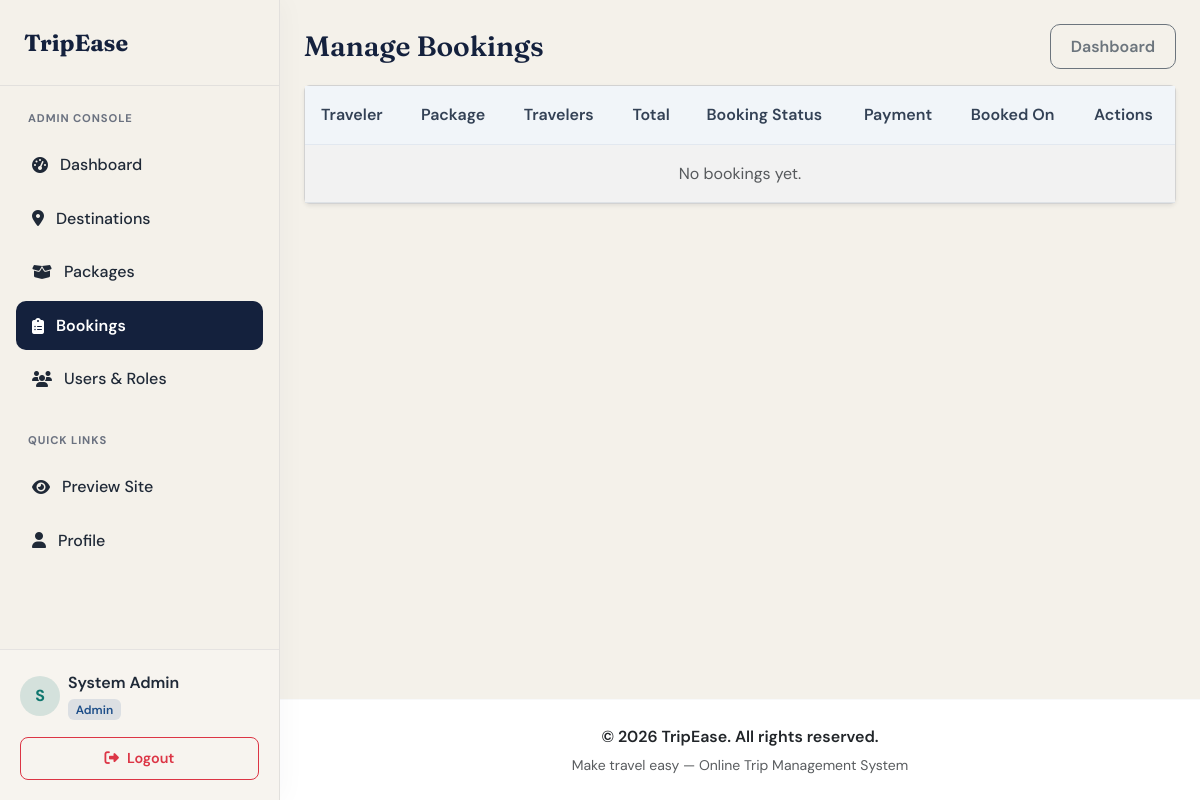
/admin/bookings/list.php (signed in), run on an earlier commit of the app's database.
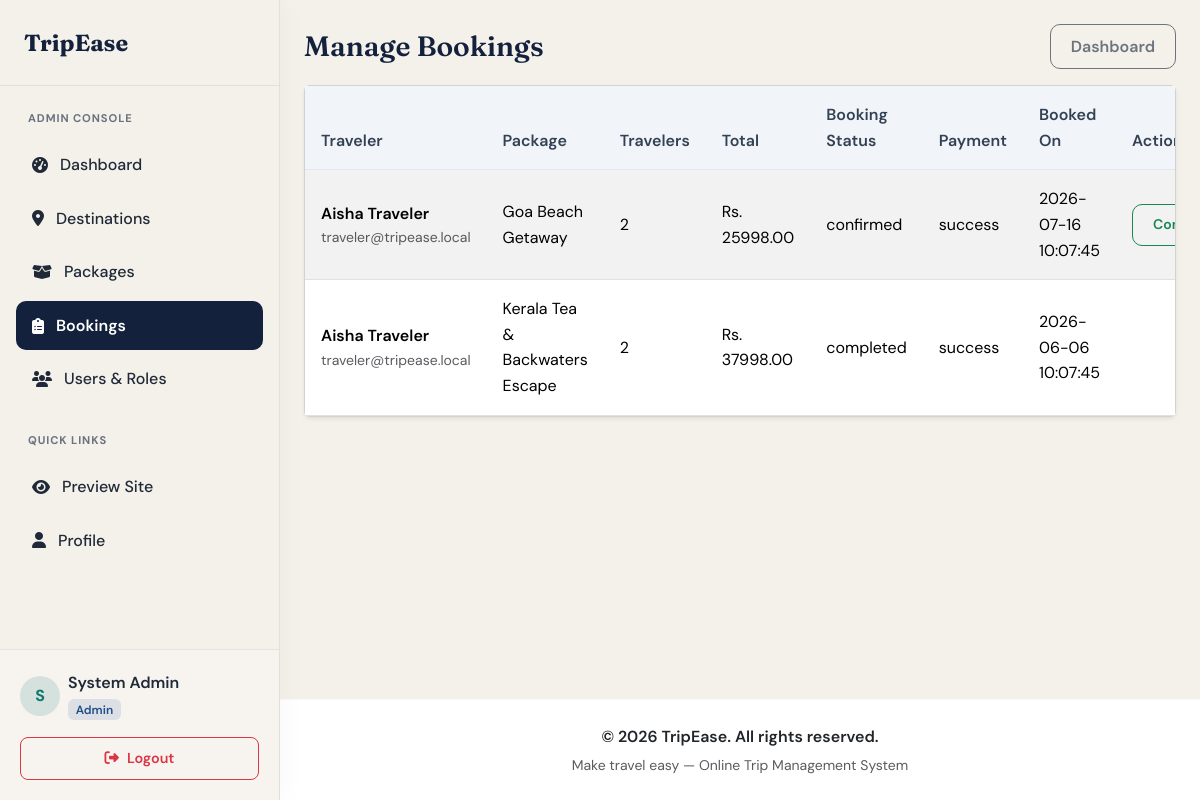
And on a later commit of the database.
### tables this page shows
CREATE TABLE IF NOT EXISTS bookings (
    booking_id INT AUTO_INCREMENT PRIMARY KEY,
    user_id INT NOT NULL,
    package_id INT NOT NULL,
    num_travelers INT NOT NULL DEFAULT 1,
    total_price DECIMAL(10,2) NOT NULL DEFAULT 0.00,
    status ENUM('pending', 'confirmed', 'completed', 'cancelled') NOT NULL DEFAULT 'pending',
    booking_date TIMESTAMP NOT NULL DEFAULT CURRENT_TIMESTAMP,
    updated_at TIMESTAMP NOT NULL DEFAULT CURRENT_TIMESTAMP ON UPDATE CURRENT_TIMESTAMP,
    CONSTRAINT fk_bookings_user FOREIGN KEY (user_id) REFERENCES users(user_id) ON DELETE RESTRICT,
    CONSTRAINT fk_bookings_package FOREIGN KEY (package_id) REFERENCES packages(package_id) ON DELETE RESTRICT
);

CREATE TABLE IF NOT EXISTS users (
    user_id INT AUTO_INCREMENT PRIMARY KEY,
    name VARCHAR(100) NOT NULL,
    email VARCHAR(150) NOT NULL UNIQUE,
    password_hash VARCHAR(255) NOT NULL,
    phone VARCHAR(20) NULL,
    role ENUM('traveler', 'admin', 'agent') NOT NULL DEFAULT 'traveler',
    status ENUM('active', 'inactive') NOT NULL DEFAULT 'active',
    profile_image VARCHAR(255) NULL,
    created_at TIMESTAMP NOT NULL DEFAULT CURRENT_TIMESTAMP,
    updated_at TIMESTAMP NOT NULL DEFAULT CURRENT_TIMESTAMP ON UPDATE CURRENT_TIMESTAMP
);

CREATE TABLE IF NOT EXISTS packages (
    package_id INT AUTO_INCREMENT PRIMARY KEY,
    title VARCHAR(180) NOT NULL,
    description TEXT NOT NULL,
    price DECIMAL(10,2) NOT NULL DEFAULT 0.00,
    duration_days INT NOT NULL,
    max_participants INT NOT NULL DEFAULT 1,
    available_slots INT NOT NULL DEFAULT 1,
    image VARCHAR(255) NULL,
    inclusions TEXT NULL,
    exclusions TEXT NULL,
    start_date DATE NULL,
    end_date DATE NULL,
    created_by INT NOT NULL,
    status ENUM('active', 'inactive') NOT NULL DEFAULT 'active',
    created_at TIMESTAMP NOT NULL DEFAULT CURRENT_TIMESTAMP,
    updated_at TIMESTAMP NOT NULL DEFAULT CURRENT_TIMESTAMP ON UPDATE CURRENT_TIMESTAMP,
    CONSTRAINT fk_packages_created_by FOREIGN KEY (created_by) REFERENCES users(user_id) ON DELETE RESTRICT
);

CREATE TABLE IF NOT EXISTS payments (
    payment_id INT AUTO_INCREMENT PRIMARY KEY,
    booking_id INT NOT NULL UNIQUE,
    amount DECIMAL(10,2) NOT NULL,
    payment_method VARCHAR(50) NOT NULL,
    status ENUM('success', 'failed', 'pending') NOT NULL DEFAULT 'pending',
    transaction_ref VARCHAR(120) NULL,
    payment_date TIMESTAMP NOT NULL DEFAULT CURRENT_TIMESTAMP,
    CONSTRAINT fk_payments_booking FOREIGN KEY (booking_id) REFERENCES bookings(booking_id) ON DELETE RESTRICT
);

### includes/app.php (called while the page is built, shortened)
<?php
function appUrl(string $path = ""): string
{
    $base = rtrim(APP_BASE_PATH, "/");
    return $base . "/" . ltrim($path, "/");
}

### includes/auth.php (called while the page is built, shortened)
<?php
require_once __DIR__ . "/app.php";
function isLoggedIn(): bool
{
    return isset($_SESSION["user_id"]);
}
function currentUserRole(): string
{
    return $_SESSION["user_role"] ?? "traveler";
}
function isAdmin(): bool
{
    return currentUserRole() === "admin";
}
function dashboardPath(): string
{
    if (isAdmin()) {
        return "/admin/index.php";
    }
    return "/trips/list.php";
}

### admin/bookings/list.php (the view, shortened to what this page needs)
<?php
require_once __DIR__ . "/../../includes/header.php";
$bookings = $pdo->query(
    "SELECT
        b.booking_id,
        b.booking_date,
        b.num_travelers,
        b.total_price,
        b.status,
        u.name AS traveler_name,
        u.email AS traveler_email,
        p.title AS package_title,
        pay.status AS payment_status
     FROM bookings b
     INNER JOIN users u ON u.user_id = b.user_id
     INNER JOIN packages p ON p.package_id = b.package_id
     INNER JOIN payments pay ON pay.booking_id = b.booking_id
     ORDER BY b.booking_date DESC, b.booking_id DESC"
)->fetchAll();
?>
<div class="d-flex justify-content-between align-items-center mb-3">
    <h3 class="mb-0">Manage Bookings</h3>
    <a class="btn btn-outline-secondary" href="<?= htmlspecialchars(appUrl('/admin/index.php')) ?>">Dashboard</a>
</div>
<div class="card shadow-sm">
    <div class="table-responsive">
        <table class="table table-striped mb-0">
            <thead>
                <tr>
                    <th>Traveler</th>
                    <th>Package</th>
                    <th>Travelers</th>
                    <th>Total</th>
                    <th>Booking Status</th>
                    <th>Payment</th>
                    <th>Booked On</th>
                    <th>Actions</th>
                </tr>
            </thead>
            <tbody>
            <?php foreach ($bookings as $booking): ?>
                <tr>
                    <td>
                        <div class="fw-semibold"><?= htmlspecialchars($booking["traveler_name"]) ?></div>
                        <div class="small text-muted"><?= htmlspecialchars($booking["traveler_email"]) ?></div>
                    </td>
                    <td><?= htmlspecialchars($booking["package_title"]) ?></td>
                    <td><?= htmlspecialchars((string)$booking["num_travelers"]) ?></td>
                    <td>Rs. <?= htmlspecialchars((string)$booking["total_price"]) ?></td>
                    <td><?= htmlspecialchars($booking["status"]) ?></td>
                    <td><?= htmlspecialchars($booking["payment_status"]) ?></td>
                    <td><?= htmlspecialchars($booking["booking_date"]) ?></td>
                    <td class="text-nowrap">
                        <?php if ($booking["status"] === "confirmed"): ?>
                            <form method="post" action="<?= htmlspecialchars(appUrl('/admin/bookings/update_status.php')) ?>" class="d-inline">
                                <button class="btn btn-sm btn-outline-success" type="submit">Complete</button>
                            </form>
                        <?php endif; ?>
                    </td>
                </tr>
            <?php endforeach; ?>
            <?php if (!$bookings): ?>
                <tr><td colspan="8" class="text-center text-muted py-3">No bookings yet.</td></tr>
            <?php endif; ?>
            </tbody>
        </table>
    </div>
</div>
<?php require_once __DIR__ . "/../../includes/footer.php"; ?>

### includes/header.php (shortened to what this page needs)
<?php
require_once __DIR__ . "/auth.php";
$currentUri = $_SERVER["REQUEST_URI"] ?? "";
$isLinkActive = function (string $path) use ($currentUri): string {
    return str_contains($currentUri, $path) ? "active" : "";
};
$useAppShell = isLoggedIn();
$homeHref = $useAppShell ? appUrl(dashboardPath()) : appUrl("/index.php");
?>
<!doctype html>
<html lang="en">
<head>
    <link href="https://cdn.jsdelivr.net/npm/bootstrap@5.3.3/dist/css/bootstrap.min.css" rel="stylesheet">
    <link href="https://cdnjs.cloudflare.com/ajax/libs/font-awesome/6.4.0/css/all.min.css" rel="stylesheet">
    <link href="<?= htmlspecialchars(appUrl('/assets/css/style.css')) ?>" rel="stylesheet">
</head>
<body class="<?= $useAppShell ? "app-body" : "public-body" ?>">
<?php if (!$useAppShell): ?>
    <header class="public-topbar">
        <div class="container d-flex align-items-center justify-content-between py-3">
            <a class="public-brand text-decoration-none" href="<?= htmlspecialchars(appUrl('/index.php')) ?>">
                TripEase
            </a>
            <a class="btn btn-brand btn-sm px-3" href="<?= htmlspecialchars(appUrl('/auth/register.php')) ?>">Create account</a>
        </div>
    </header>
    <?php $flash = consumeFlash(); ?>
    <?php if ($flash): ?>
        <?php
        $alertClass = match ($flash["type"]) {
            "success" => "alert-success",
            "danger" => "alert-danger",
            "warning" => "alert-warning",
            default => "alert-info",
        };
        ?>
        <div class="container mt-3">
            <div class="alert <?= $alertClass ?> border-0 shadow-sm rounded-3 mb-0">
                <?= htmlspecialchars($flash["message"]) ?>
            </div>
        </div>
    <?php endif; ?>
    <main class="public-main">
<?php else: ?>
    <div class="sidebar-layout">
        <div class="offcanvas-lg offcanvas-start app-sidebar" tabindex="-1" id="sidebarMenu" aria-labelledby="sidebarMenuLabel">
            <div class="sidebar-header d-flex justify-content-between align-items-center">
                <a class="sidebar-brand" id="sidebarMenuLabel" href="<?= htmlspecialchars($homeHref) ?>">TripEase</a>
            </div>
            <div class="sidebar-menu">
                <nav class="nav flex-column">
                    <?php if (isAdmin()): ?>
                        <div class="sidebar-heading">Admin Console</div>
                        <a class="sidebar-nav-link <?= $isLinkActive('/admin/index.php') ? 'active' : '' ?>" href="<?= htmlspecialchars(appUrl('/admin/index.php')) ?>">
                            <i class="fa-solid fa-gauge-high"></i> Dashboard
                        </a>
                        <a class="sidebar-nav-link <?= $isLinkActive('/admin/destinations/') ? 'active' : '' ?>" href="<?= htmlspecialchars(appUrl('/admin/destinations/list.php')) ?>">
                            <i class="fa-solid fa-location-dot"></i> Destinations
                        </a>
                        <a class="sidebar-nav-link <?= $isLinkActive('/admin/packages/') || $isLinkActive('/admin/itineraries/') ? 'active' : '' ?>" href="<?= htmlspecialchars(appUrl('/admin/packages/list.php')) ?>">
                            <i class="fa-solid fa-box-open"></i> Packages
                        </a>
                        <a class="sidebar-nav-link <?= $isLinkActive('/admin/bookings/') ? 'active' : '' ?>" href="<?= htmlspecialchars(appUrl('/admin/bookings/list.php')) ?>">
                            <i class="fa-solid fa-clipboard-list"></i> Bookings
                        </a>
                        <a class="sidebar-nav-link <?= $isLinkActive('/admin/users/') ? 'active' : '' ?>" href="<?= htmlspecialchars(appUrl('/admin/users/list.php')) ?>">
                            <i class="fa-solid fa-users"></i> Users & Roles
                        </a>
                        <div class="sidebar-heading">Quick Links</div>
                        <a class="sidebar-nav-link <?= $isLinkActive('/trips/') ? 'active' : '' ?>" href="<?= htmlspecialchars(appUrl('/trips/list.php')) ?>">
                            <i class="fa-solid fa-eye"></i> Preview Site
                        </a>
                        <a class="sidebar-nav-link <?= $isLinkActive('/profile/') ? 'active' : '' ?>" href="<?= htmlspecialchars(appUrl('/profile/edit.php')) ?>">
                            <i class="fa-solid fa-user"></i> Profile
                        </a>
                    <?php endif; ?>
                </nav>
            </div>
            <div class="sidebar-profile">
                <div class="d-flex align-items-center mb-3">
                    <div class="avatar-circle me-2"><?= strtoupper(substr($_SESSION["user_name"] ?? "U", 0, 1)) ?></div>
                    <div class="overflow-hidden">
                        <div class="fw-semibold text-truncate" style="max-width: 160px;"><?= htmlspecialchars($_SESSION["user_name"] ?? "User") ?></div>
                        <span class="badge badge-role badge-role-<?= htmlspecialchars(currentUserRole()) ?>"><?= htmlspecialchars(currentUserRole()) ?></span>
                    </div>
                </div>
                <a class="btn btn-outline-danger btn-sm sidebar-footer-btn" href="<?= htmlspecialchars(appUrl('/auth/logout.php')) ?>">
                    <i class="fa-solid fa-right-from-bracket"></i> Logout
                </a>
            </div>
        </div>
        <div class="main-content">
            <main class="container-fluid p-4 pb-5">
<?php endif; ?>

### includes/footer.php (shortened to what this page needs)
<?php if (!isLoggedIn()): ?>
    </main>
    <footer class="public-footer py-4 mt-auto">
        <div class="container text-center">
            <p class="mb-1 text-dark fw-semibold">&copy; <?= date("Y") ?> TripEase. All rights reserved.</p>
            <p class="mb-0 text-muted small">Make travel easy — Online Trip Management System</p>
        </div>
    </footer>
<?php else: ?>
            </main>
            <footer class="bg-white py-4 mt-auto border-top border-light">
                <div class="container-fluid px-4 text-center">
                    <p class="mb-1 text-dark fw-semibold">&copy; <?= date("Y") ?> TripEase. All rights reserved.</p>
                    <p class="mb-0 text-muted small">Make travel easy &mdash; Online Trip Management System</p>
                </div>
            </footer>
        </div>
    </div>
<?php endif; ?>
</body>
</html>

### assets/css/style.css (style rules this page uses)
:root { --primary: #0f766e; --primary-hover: #0d5f59; --primary-light: rgba(15, 118, 110, 0.12); --secondary: #1d4e89; --accent: #c45c26; --accent-light: rgba(196, 92, 38, 0.12); --success: #15803d; --success-light: rgba(21, 128, 61, 0.12); --danger: #b91c1c; --danger-light: rgba(185, 28, 28, 0.12); --ink: #14213d; --bg-light: #f4f1ea; --bg-panel: #ffffff; --text-main: #1f2937; --text-muted: #6b7280; --card-border: rgba(20, 33, 61, 0.08); --card-shadow: 0 10px 30px rgba(20, 33, 61, 0.06); --card-hover-shadow: 0 18px 40px rgba(20, 33, 61, 0.1); }
body { font-family: 'DM Sans', sans-serif; color: var(--text-main); background-color: var(--bg-light); line-height: 1.6; }
.badge-role { text-transform: capitalize; font-weight: 600; }
.badge-role-admin { background: rgba(29, 78, 137, 0.12); color: #1d4e89; }
.avatar-circle { width: 40px; height: 40px; border-radius: 50%; background: rgba(15, 118, 110, 0.15); color: var(--primary); display: inline-flex; align-items: center; justify-content: center; font-weight: 700; flex-shrink: 0; }
h1, h2, h3, h4, h5, h6, .navbar-brand { font-family: 'Fraunces', serif; font-weight: 600; color: var(--ink); }
.btn { font-weight: 600; padding: 0.6rem 1.25rem; border-radius: 10px; transition: all 0.2s ease; }
.table, .table-modern { border-collapse: separate; border-spacing: 0; }
.table th, .table-modern th { background-color: #f1f5f9 !important; color: #334155; font-weight: 600; padding: 1rem !important; border-bottom: 1px solid #e2e8f0; }
.table td, .table-modern td { padding: 1rem !important; vertical-align: middle; }
.sidebar-layout { display: flex; flex-direction: column; min-height: 100vh; }
.app-sidebar { background: #ffffff; border-right: 1px solid var(--card-border); display: flex; flex-direction: column; height: 100%; box-shadow: 4px 0 24px rgba(20, 33, 61, 0.03); }
.sidebar-header { padding: 1.5rem; border-bottom: 1px solid rgba(20, 33, 61, 0.08); }
.sidebar-brand { font-family: 'Fraunces', serif; font-size: 1.45rem; font-weight: 700; text-decoration: none; color: var(--ink); display: flex; align-items: center; gap: 0.5rem; }
.sidebar-menu { flex-grow: 1; padding: 1.5rem 1rem; overflow-y: auto; }
.sidebar-heading { font-size: 0.7rem; text-transform: uppercase; letter-spacing: 0.08em; color: var(--text-muted); font-weight: 700; margin-top: 1.5rem; margin-bottom: 0.75rem; padding-left: 0.75rem; }
.sidebar-heading:first-of-type { margin-top: 0; }
.sidebar-nav-link { display: flex; align-items: center; gap: 0.75rem; padding: 0.75rem 1rem; color: var(--text-main); text-decoration: none; font-weight: 500; border-radius: 10px; transition: all 0.2s ease; margin-bottom: 0.25rem; }
.sidebar-nav-link.active { color: #fff; background-color: var(--ink); font-weight: 600; }
.sidebar-profile { padding: 1.25rem; border-top: 1px solid rgba(20, 33, 61, 0.08); background-color: #f7f4ef; }
.sidebar-footer-btn { display: flex; align-items: center; justify-content: center; gap: 0.5rem; padding: 0.6rem 1rem; border-radius: 8px; font-weight: 600; text-decoration: none; font-size: 0.9rem; width: 100%; }
@media (min-width: 992px) { .sidebar-layout { flex-direction: row; } }
@media (min-width: 992px) { .app-sidebar { position: sticky; top: 0; width: 280px; min-width: 280px; height: 100vh; flex-shrink: 0; } }
@media (min-width: 992px) { .main-content { flex-grow: 1; min-width: 0; display: flex; flex-direction: column; } }

What changed in the data, as far as the page shows it:
added bookings: user.name "Aisha Traveler", user.email "traveler@tripease.local", package.title "Goa Beach Getaway", num_travelers "2", total_price "25998.00", status "confirmed", payments.status "success", booking_date "2026-07-16 10:07:45"
added bookings: user.name "Aisha Traveler", user.email "traveler@tripease.local", package.title "Kerala Tea & Backwaters Escape", num_travelers "2", total_price "37998.00", status "completed", payments.status "success", booking_date "2026-06-06 10:07:45"
Also different on the page:
text no longer shown: "No bookings yet."
